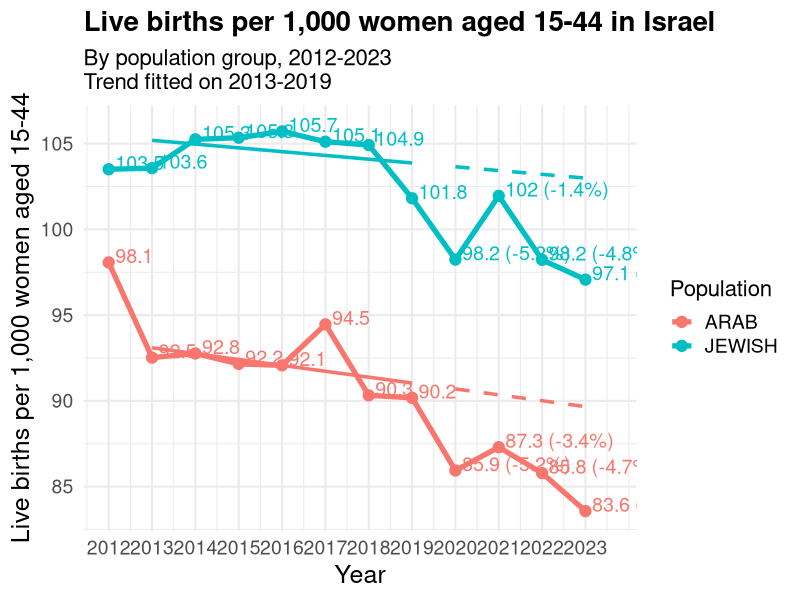

The R source for this figure:
# Packages ---------------------------------------------------------------
library(readr)
library(dplyr)
library(ggplot2)

# 1. Read female population by age (2012-2023) --------------------------
pop_raw <- read_delim(
  "data/population_2012_2023.csv",
  delim = ";",
  trim_ws = TRUE,
  locale = locale(decimal_mark = ",", grouping_mark = " ")
)
print(pop_raw)

pop_women_15_44 <- pop_raw %>%
  transmute(
    Population = Population,  # if needed: gsub(" FEMALES$", "", Population)
    Year = as.integer(Year),
    women_15_44_thousands = `15-19` + `20-24` + `25-29` + `30-34` + `35-44`,
    women_15_44 = women_15_44_thousands * 1000
  )
print(pop_women_15_44)

# 2. Read births (2012-2023) -------------------------------------------
births_raw <- read_delim(
  "data/births_2012_2023.csv",
  delim = ";",
  trim_ws = TRUE,
  col_types = cols(.default = "c")
)
print(births_raw)

births <- births_raw %>%
  transmute(
    Population,
    Year = as.integer(Year),
    live_births = parse_number(`Live births`, locale = locale(grouping_mark = " "))
  )
print(births, n = 50)

# 3. Merge and compute rates -------------------------------------------
df_rates <- births %>%
  inner_join(pop_women_15_44, by = c("Population", "Year")) %>%
  mutate(
    births_per_1000_women_15_44 = live_births / women_15_44 * 1000
  )
print(df_rates, n = 50)

# 3bis. Build linear trend (fit 2013-2019, project 2013-2023) ----------
# Estimate slope & intercept for each population using only 2013-2019
models <- df_rates %>%
  filter(Year >= 2013, Year <= 2019) %>%
  group_by(Population) %>%
  summarise(
    intercept = coef(lm(births_per_1000_women_15_44 ~ Year))[1],
    slope     = coef(lm(births_per_1000_women_15_44 ~ Year))[2],
    .groups   = "drop"
  )

# Create predicted trend values 2013-2023 for each population
trend_lines <- expand.grid(
  Population = unique(df_rates$Population),
  Year       = 2013:2023,
  KEEP.OUT.ATTRS = FALSE,
  stringsAsFactors = FALSE
) %>%
  as_tibble() %>%
  left_join(models, by = "Population") %>%
  mutate(
    births_trend = intercept + slope * Year,
    segment = ifelse(Year <= 2019, "fitted", "projected")
  )

# 3ter. Build labels with deviation from trend (for 2020-2023) ---------
df_plot <- df_rates %>%
  left_join(
    trend_lines %>% select(Population, Year, births_trend),
    by = c("Population", "Year")
  ) %>%
  mutate(
    dev_pct = if_else(
      Year >= 2020 & !is.na(births_trend),
      100 * (births_per_1000_women_15_44 - births_trend) / births_trend,
      NA_real_
    ),
    label = case_when(
      Year >= 2020 & !is.na(dev_pct) ~ paste0(
        round(births_per_1000_women_15_44, 1),
        " (",
        if_else(dev_pct >= 0, "+", "-"),
        abs(round(dev_pct, 1)),
        "%)"
      ),
      TRUE ~ as.character(round(births_per_1000_women_15_44, 1))
    )
  )

# 4. Plot: larger fonts, thicker lines, value labels + trend -----------
ggplot(df_plot, aes(x = Year, y = births_per_1000_women_15_44, colour = Population)) +
  # actual data
  geom_line(size = 1.8) +
  geom_point(size = 3.5) +
  # labels: nudged up and to the right
  geom_text(
    aes(label = label),
    nudge_x = 0.15,   # move slightly to the right
    nudge_y = 0.4,    # move slightly upwards
    hjust   = 0,      # left-align text relative to its x position
    size    = 5,
    show.legend = FALSE
  ) +
  # Fitted trend (2013-2019) - solid
  geom_line(
    data = subset(trend_lines, segment == "fitted"),
    aes(y = births_trend),
    size = 1.2,
    linetype = "solid",
    show.legend = FALSE
  ) +
  # Projected trend (2020-2023) - dashed
  geom_line(
    data = subset(trend_lines, segment == "projected"),
    aes(y = births_trend),
    size = 1.2,
    linetype = "dashed",
    show.legend = FALSE
  ) +
  # extend x-axis to the right so labels at 2023 + nudge are visible
  scale_x_continuous(
    breaks = 2012:2023,
    limits = c(2012, 2023.6)
  ) +
  labs(
    x = "Year",
    y = "Live births per 1,000 women aged 15-44",
    colour = "Population",
    title = "Live births per 1,000 women aged 15-44 in Israel",
    subtitle = "By population group, 2012-2023\nTrend fitted on 2013-2019"
  ) +
  theme_minimal(base_size = 16) +
  theme(
    axis.title = element_text(size = 18),
    axis.text  = element_text(size = 14),
    legend.title = element_text(size = 16),
    legend.text  = element_text(size = 14),
    plot.title = element_text(size = 20, face = "bold"),
    plot.subtitle = element_text(size = 16)
  )
